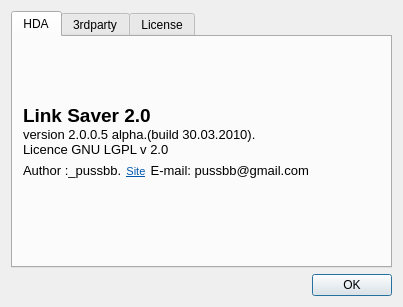
<?xml version="1.0" encoding="UTF-8"?>
<ui version="4.0">
 <class>About</class>
 <widget class="QDialog" name="About">
  <property name="windowModality">
   <enum>Qt::ApplicationModal</enum>
  </property>
  <property name="geometry">
   <rect>
    <x>0</x>
    <y>0</y>
    <width>403</width>
    <height>307</height>
   </rect>
  </property>
  <property name="windowTitle">
   <string>About</string>
  </property>
  <property name="modal">
   <bool>true</bool>
  </property>
  <layout class="QGridLayout" name="gridLayout">
   <item row="0" column="0">
    <widget class="QTabWidget" name="tabWidget">
     <property name="currentIndex">
      <number>0</number>
     </property>
     <widget class="QWidget" name="tab">
      <attribute name="title">
       <string>HDA</string>
      </attribute>
      <widget class="QLabel" name="label">
       <property name="geometry">
        <rect>
         <x>10</x>
         <y>10</y>
         <width>373</width>
         <height>191</height>
        </rect>
       </property>
       <property name="text">
        <string>&lt;!DOCTYPE HTML PUBLIC &quot;-//W3C//DTD HTML 4.0//EN&quot; &quot;http://www.w3.org/TR/REC-html40/strict.dtd&quot;&gt;
&lt;html&gt;&lt;head&gt;&lt;meta name=&quot;qrichtext&quot; content=&quot;1&quot; /&gt;&lt;style type=&quot;text/css&quot;&gt;
p, li { white-space: pre-wrap; }
&lt;/style&gt;&lt;/head&gt;&lt;body style=&quot; font-family:'DejaVu Sans'; font-size:8pt; font-weight:400; font-style:normal;&quot;&gt;
&lt;table border=&quot;0&quot; style=&quot;-qt-table-type: root; margin-top:4px; margin-bottom:4px; margin-left:4px; margin-right:4px;&quot;&gt;
&lt;tr&gt;
&lt;td style=&quot;border: none;&quot;&gt;
&lt;p style=&quot; margin-top:0px; margin-bottom:0px; margin-left:0px; margin-right:0px; -qt-block-indent:0; text-indent:0px;&quot;&gt;&lt;img src=&quot;:/res/2globe_128.png&quot; style=&quot;float: left;&quot; /&gt;&lt;span style=&quot; font-size:14pt; font-weight:600;&quot;&gt;Link Saver 2.0 &lt;/span&gt;&lt;/p&gt;
&lt;p align=&quot;justify&quot; style=&quot; margin-top:0px; margin-bottom:0px; margin-left:0px; margin-right:0px; -qt-block-indent:0; text-indent:0px;&quot;&gt;&lt;span style=&quot; font-size:10pt;&quot;&gt;version 2.0.0.5 alpha.(build 30.03.2010).&lt;/span&gt;&lt;/p&gt;
&lt;p align=&quot;justify&quot; style=&quot; margin-top:0px; margin-bottom:0px; margin-left:0px; margin-right:0px; -qt-block-indent:0; text-indent:0px;&quot;&gt;&lt;span style=&quot; font-size:10pt;&quot;&gt;Licence GNU LGPL v 2.0&lt;/span&gt;&lt;/p&gt;
&lt;p align=&quot;justify&quot; style=&quot; margin-top:0px; margin-bottom:0px; margin-left:0px; margin-right:0px; -qt-block-indent:0; text-indent:0px;&quot;&gt;&lt;span style=&quot; font-size:10pt;&quot;&gt;Author :_pussbb.&lt;/span&gt;&lt;span style=&quot; font-size:14pt;&quot;&gt; &lt;/span&gt;&lt;a href=&quot;http://krabik.co.ua/&quot;&gt;&lt;span style=&quot; text-decoration: underline; color:#0057ae;&quot;&gt;Site&lt;/span&gt;&lt;/a&gt;&lt;span style=&quot; font-size:14pt;&quot;&gt; &lt;/span&gt;&lt;span style=&quot; font-size:10pt;&quot;&gt;E-mail: pussbb@gmail.com  &lt;/span&gt;&lt;/p&gt;&lt;/td&gt;&lt;/tr&gt;&lt;/table&gt;&lt;/body&gt;&lt;/html&gt;</string>
       </property>
      </widget>
     </widget>
     <widget class="QWidget" name="tab_2">
      <attribute name="title">
       <string>3rdparty</string>
      </attribute>
      <widget class="QLabel" name="label_2">
       <property name="geometry">
        <rect>
         <x>2</x>
         <y>-14</y>
         <width>381</width>
         <height>249</height>
        </rect>
       </property>
       <property name="text">
        <string>***********************************************************************
 PictureFlow - animated image show
  http://pictureflow.googlecode.com
  Copyright (C) 2008 Ariya Hidayat (ariya@kde.org)
********************************************************************
WebSnap
Copyright (C) 2009 Nokia Corporation and/or its subsidiary(-ies). Contact: Qt Software Information (qt-info@nokia.com)
WebSnap is part of the Graphics Dojo project on Qt Labs.
***********************************************************************
Single Application v2.6 Copyright (C) 2009 Nokia Corporation and/or its subsidiary(-ies).
Contact: Qt Software Information (qt-info@nokia.com)
***********************************************************************
Qt-JSON
Eeli Reilin &lt;eeli@nilier.org&gt;,  Mikko Ahonen &lt;mikko.j.ahonen@jyu.fi&gt;
***********************************************************************</string>
       </property>
      </widget>
     </widget>
     <widget class="QWidget" name="tab_3">
      <attribute name="title">
       <string>License</string>
      </attribute>
      <widget class="QTextBrowser" name="textBrowser">
       <property name="geometry">
        <rect>
         <x>4</x>
         <y>4</y>
         <width>377</width>
         <height>231</height>
        </rect>
       </property>
       <property name="html">
        <string>&lt;!DOCTYPE HTML PUBLIC &quot;-//W3C//DTD HTML 4.0//EN&quot; &quot;http://www.w3.org/TR/REC-html40/strict.dtd&quot;&gt;
&lt;html&gt;&lt;head&gt;&lt;meta name=&quot;qrichtext&quot; content=&quot;1&quot; /&gt;&lt;style type=&quot;text/css&quot;&gt;
p, li { white-space: pre-wrap; }
&lt;/style&gt;&lt;/head&gt;&lt;body style=&quot; font-family:'Ubuntu'; font-size:9pt; font-weight:400; font-style:normal;&quot;&gt;
&lt;table border=&quot;0&quot; style=&quot;-qt-table-type: root; margin-top:4px; margin-bottom:4px; margin-left:4px; margin-right:4px;&quot;&gt;
&lt;tr&gt;
&lt;td style=&quot;border: none;&quot;&gt;
&lt;p style=&quot;-qt-paragraph-type:empty; margin-top:0px; margin-bottom:0px; margin-left:0px; margin-right:0px; -qt-block-indent:0; text-indent:0px;&quot;&gt;&lt;/p&gt;
&lt;p style=&quot;-qt-paragraph-type:empty; margin-top:0px; margin-bottom:0px; margin-left:0px; margin-right:0px; -qt-block-indent:0; text-indent:0px;&quot;&gt;&lt;/p&gt;
&lt;p style=&quot;-qt-paragraph-type:empty; margin-top:0px; margin-bottom:0px; margin-left:0px; margin-right:0px; -qt-block-indent:0; text-indent:0px; font-family:'DejaVu Sans'; font-size:8pt;&quot;&gt;&lt;/p&gt;
&lt;p style=&quot;-qt-paragraph-type:empty; margin-top:0px; margin-bottom:0px; margin-left:0px; margin-right:0px; -qt-block-indent:0; text-indent:0px; font-family:'DejaVu Sans'; font-size:8pt;&quot;&gt;&lt;/p&gt;&lt;/td&gt;&lt;/tr&gt;&lt;/table&gt;&lt;/body&gt;&lt;/html&gt;</string>
       </property>
      </widget>
     </widget>
    </widget>
   </item>
   <item row="1" column="0">
    <widget class="QDialogButtonBox" name="buttonBox">
     <property name="orientation">
      <enum>Qt::Horizontal</enum>
     </property>
     <property name="standardButtons">
      <set>QDialogButtonBox::Ok</set>
     </property>
    </widget>
   </item>
  </layout>
 </widget>
 <resources/>
 <connections>
  <connection>
   <sender>buttonBox</sender>
   <signal>accepted()</signal>
   <receiver>About</receiver>
   <slot>accept()</slot>
   <hints>
    <hint type="sourcelabel">
     <x>248</x>
     <y>254</y>
    </hint>
    <hint type="destinationlabel">
     <x>157</x>
     <y>274</y>
    </hint>
   </hints>
  </connection>
  <connection>
   <sender>buttonBox</sender>
   <signal>rejected()</signal>
   <receiver>About</receiver>
   <slot>reject()</slot>
   <hints>
    <hint type="sourcelabel">
     <x>316</x>
     <y>260</y>
    </hint>
    <hint type="destinationlabel">
     <x>286</x>
     <y>274</y>
    </hint>
   </hints>
  </connection>
 </connections>
</ui>
